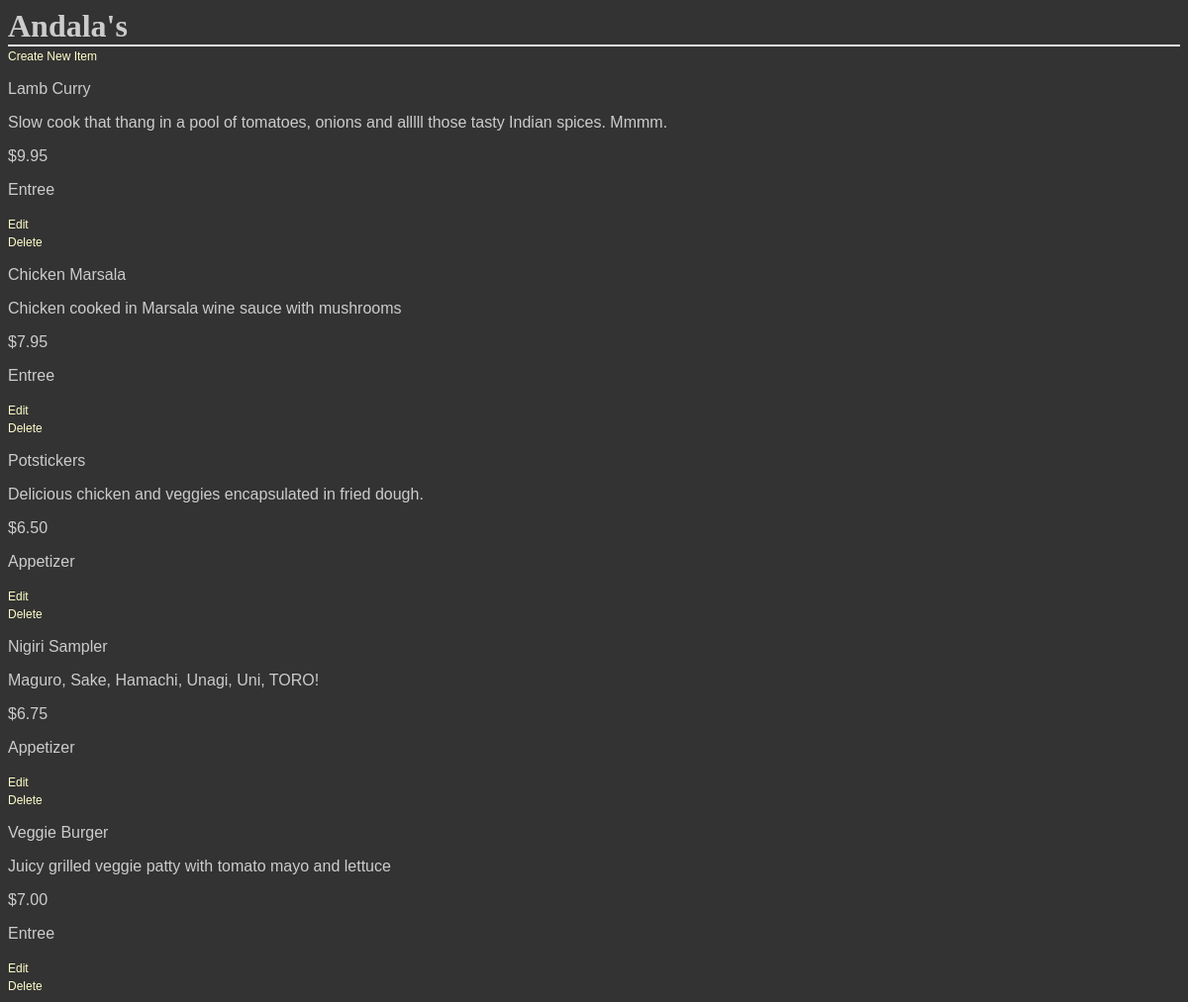
/restaurant/7/menu, run on the app's committed database.
### database_setup.py (models this page shows, shortened)
class AbstractBase(object):
    def __repr__(self):
        return str(self.__dict__)
    def serialize(self):
        raise NotImplemented()

class Restaurant(Base, AbstractBase):
    __tablename__ = 'restaurant'
    id = Column(Integer, Sequence('restaurant_id_seq'), primary_key=True)
    name = Column(String(80), nullable=False)

class MenuItem(Base, AbstractBase):
    __tablename__ = 'menu_item'
    name = Column(String(80), nullable=False)
    id = Column(Integer, Sequence('menuitem_id_seq'), primary_key=True)
    course = Column(String(250))
    description = Column(String(250))
    price = Column(String(8))
    restaurant_id = Column(Integer, ForeignKey('restaurant.id'))
    restaurant = relationship(Restaurant)

### project.py (the view)
@app.route("/restaurant/<int:restaurant_id>")
@app.route("/restaurant/<int:restaurant_id>/menu")
def restaurant_menu(restaurant_id):
    try:
        restaurant, items = get_restaurant_menu(restaurant_id)
    except NoResultFound:
        raise Exception("Not found")
    else:
        return render_template("menu.html", restaurant=restaurant, items=items)

### project.py (called while the page is built)
def get_restaurant_menu(restaurant_id):
    restaurant = read_data.read_by_id(Restaurant, {'id': restaurant_id})
    kwargs = {'restaurant_id': restaurant.id}
    items = read_data.find_by(MenuItem, kwargs)
    return restaurant, items

### read_data.py (called while the page is built)
def read_by_id(type, kwargs={}):
    data = session.query(type).filter_by(**kwargs).first()
    return data

def find_by(type, kwargs={}):
    data = session.query(type).filter_by(**kwargs)
    return data

### templates/menu.html (shortened to what this page needs)
<!DOCTYPE html>
<html lang="en">
<head>
    <link rel=stylesheet type=text/css href="{{ url_for('static', filename='style.css') }}">
</head>
<body>
<h1>{{restaurant.name}}</h1>
<a href='{{url_for("new_menu_item", restaurant_id = restaurant.id) }}'>
    Create New Item</a>
{% for i in items %}
<div>
    <p>{{i.name}}</p>
    <p>{{i.description}}</p>
    <p> {{i.price}} </p>
    <p> {{i.course}} </p>
    <a href='{{url_for("edit_menu_item", restaurant_id = restaurant.id, menu_id = i.id) }}'>Edit</a>
    <a href='{{url_for("delete_menu_item", restaurant_id = restaurant.id, menu_id = i.id ) }}'>Delete</a>
</div>
{% endfor %}
</body>
</html>
</html>

### static/style.css (style rules this page uses)
body { font-family: sans-serif; background-color: #333333; background-image: url('https://cloud.githubusercontent.com/assets/9041401/6119508/7cbced14-b07e-11e4-9dbd-f01488203879.jpg') }
h1, h2, h3, h4 { color: #CCCCCC; }
h1, h2 { font-family: 'Georgia', serif; margin: 0; }
h1 { border-bottom: 2px solid #eee; }
p { color: #CCCCCC; }
a { text-decoration: none; color:#FFFFCC; font-size: .75em; }

### data on the page
Restaurant: name "Andala's"
MenuItem: name "Lamb Curry", description "Slow cook that thang in a pool of tomatoes, onions and alllll those tasty Indian spices. Mmmm.", price "$9.95", course "Entree"
MenuItem: name "Chicken Marsala", description "Chicken cooked in Marsala wine sauce with mushrooms", price "$7.95", course "Entree"
MenuItem: name "Potstickers", description "Delicious chicken and veggies encapsulated in fried dough.", price "$6.50", course "Appetizer"
MenuItem: name "Nigiri Sampler", description "Maguro, Sake, Hamachi, Unagi, Uni, TORO!", price "$6.75", course "Appetizer"
MenuItem: name "Veggie Burger", description "Juicy grilled veggie patty with tomato mayo and lettuce", price "$7.00", course "Entree"
